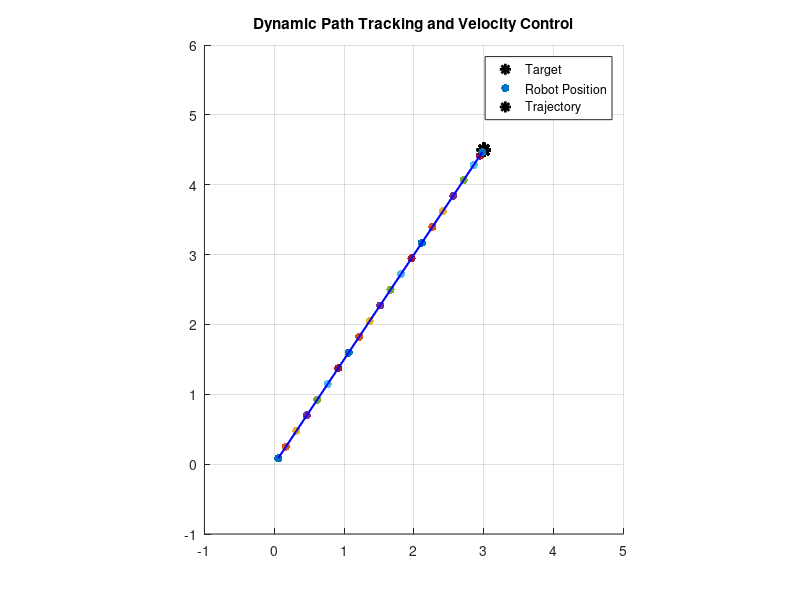

MATLAB code to generate this figure:
function main()
    % 初始化参数
    state = [0, 0]; % [x, y]
    original_target_pos = [3, 4.5]; % 原始目标位置
    time_step = 0.1; % 时间步长
    max_steps = 100; % 最大步数
    max_acc = 10; % 最大加速度
    max_v = 2.7; % 最大线速度
    prediction_horizon = 10; % 预测时域长度
    threshold = 0.1; % 误差阈值

    % 绘图初始化
    figure;
    hold on;
    grid on;
    axis([-1, 5, -1, 6]); % 设置坐标范围
    axis equal;

    % 存储轨迹
    trajectory = [];

    % 路径规划相关变量
    is_path_planned = false;
    path_points = [];
    current_path_index = 0;
    previous_velocity = [0, 0]; % 前一个时间步的速度

    % 控制循环
    for step = 1:max_steps
        % 绘制目标点
        plot(original_target_pos(1), original_target_pos(2), 'k*', 'MarkerSize', 10, 'LineWidth', 2);

        % 调用路径规划和MPC控制
        [current_target, path_points, current_path_index, is_path_planned] = ...
            updateControl(state, original_target_pos, is_path_planned, path_points, current_path_index);

        % 计算控制速度
        [vx, vy, previous_velocity] = computeMPC(state, current_target, time_step, max_v, max_acc, previous_velocity, prediction_horizon, threshold);

        % 状态更新
        state = state + [vx, vy] * time_step;

        % 存储轨迹
        trajectory = [trajectory; state];

        % 绘制当前状态
        scatter(state(1), state(2), 'filled');
        drawnow; % 更新图形
        pause(0.01); % 动画延时

        % 检查是否到达目标点
        if norm(state - original_target_pos) < 0.05
            disp('Target reached!');
            break;
        end
    end

    % 绘制最终轨迹
    plot(trajectory(:,1), trajectory(:,2), 'b-', 'LineWidth', 1.5);
    title('Dynamic Path Tracking and Velocity Control');
    legend('Target', 'Robot Position', 'Trajectory');
end

function [current_target, path_points, current_path_index, is_path_planned] = ...
    updateControl(state, original_target_pos, is_path_planned, path_points, current_path_index)
    % 路径规划逻辑
    if ~is_path_planned
        distance_to_original = norm(original_target_pos - state);
        if distance_to_original > 1.5
            [path_points, success] = rrt_planner(state, original_target_pos);
            if success
                current_path_index = 1;
                current_target = path_points(current_path_index, :);
                is_path_planned = true;
            else
                current_target = original_target_pos;
                is_path_planned = false;
            end
        else
            current_target = original_target_pos;
            is_path_planned = false;
        end
    else
        current_target = path_points(current_path_index, :);
        % 检查是否到达当前路径点
        distance_to_current = norm(state - current_target);
        if distance_to_current < 0.1
            current_path_index = current_path_index + 1;
            if current_path_index > size(path_points, 1)
                is_path_planned = false;
                current_target = original_target_pos;
            else
                current_target = path_points(current_path_index, :);
            end
        end
    end
end

function [vx, vy, previous_velocity] = computeMPC(state, current_target, time_step, max_v, max_acc, previous_velocity, prediction_horizon, threshold)
    % MPC 控制逻辑
    position_error = current_target - state;
    distance = norm(position_error);

    % 目标位置非常接近时的处理
    if distance < threshold
        desired_velocity = [0, 0];
        velocity_change = desired_velocity - previous_velocity;
        acceleration_norm = norm(velocity_change);
        if acceleration_norm > max_acc * time_step
            velocity_change = (velocity_change / acceleration_norm) * max_acc * time_step;
        end
        current_velocity = previous_velocity + velocity_change;
    else
        % 合成目标速度矢量
        v_target = (position_error / norm(position_error)) * min(distance / 0.2, max_v);
        velocity_change = v_target - previous_velocity;
        acceleration_norm = norm(velocity_change);
        if acceleration_norm > max_acc * time_step
            velocity_change = (velocity_change / acceleration_norm) * max_acc * time_step;
        end
        current_velocity = previous_velocity + velocity_change;
    end

    previous_velocity = current_velocity;
    vx = current_velocity(1);
    vy = current_velocity(2);
end

function [path_points, success] = rrt_planner(start_pos, target_pos)
    % RRT* 路径规划
    max_dist = 0.05;
    max_iter = 10;
    success = false;
    tree = struct('position', {}, 'parent', {}, 'cost', {}); % 初始化空结构体数组
    tree(1).position = start_pos; % 添加初始节点
    tree(1).parent = [];
    tree(1).cost = 0;

    for iter = 1:max_iter
        % 随机采样
        if rand() < 0.1
            random_point = target_pos;
        else
            random_point = [rand()*5, rand()*5]; % 假设地图范围为0-5
        end

        % 查找最近节点
        nearest_node_idx = findNearest(tree, random_point);
        nearest_node = tree(nearest_node_idx);

        % 生成新节点（传递 nearest_node_idx 参数）
        [new_node, is_goal] = generateNewNode(nearest_node, nearest_node_idx, random_point, max_dist, target_pos);

        if ~isempty(new_node)
            % 添加新节点到树
            new_node.parent = nearest_node_idx; % 存储父节点索引
            new_node.cost = nearest_node.cost + norm(new_node.position - nearest_node.position);
            tree(end+1) = new_node;
            
            % 优化附近节点
            tree = optimizeNearNodes(tree, new_node, max_dist);
            
            % 检查是否到达目标
            if is_goal
                success = true;
                break;
            end
        end
    end

    % 提取路径
    if success
        path_points = extractPath(tree, target_pos);
    else
        path_points = target_pos; % 直接返回目标点
    end
end

function idx = findNearest(tree, point)
    % 查找最近节点
    min_dist = inf;
    idx = 1;
    for i = 1:length(tree)
        node = tree(i);
        dist = norm(node.position - point);
        if dist < min_dist
            min_dist = dist;
            idx = i;
        end
    end
end

function [new_node, is_goal] = generateNewNode(nearest_node, nearest_node_idx, random_point, max_dist, target_pos) % 添加参数
    % 生成新节点
    new_node = [];
    is_goal = false;
    dir = random_point - nearest_node.position;
    dist = norm(dir);
    
    if dist < 1e-6
        return;
    end
    
    dir = dir / dist;
    new_pos = nearest_node.position + dir * min(max_dist, dist);
    
    % 检查是否接近目标（使用传递的 nearest_node_idx）
    if norm(new_pos - target_pos) < 0.2
        new_node.position = target_pos;
        new_node.parent = nearest_node_idx; % 使用参数中的索引
        new_node.cost = nearest_node.cost + norm(new_pos - nearest_node.position);
        is_goal = true;
    else
        new_node.position = new_pos;
        new_node.parent = nearest_node_idx; % 使用参数中的索引
        new_node.cost = nearest_node.cost + norm(new_pos - nearest_node.position);
    end
end

function tree = optimizeNearNodes(tree, new_node, max_dist)
    % 优化附近节点（修正索引错误）
    radius = 0.5;
    new_idx = length(tree); % 新节点的正确索引
    
    for i = 1:new_idx-1 % 遍历除新节点外的所有节点
        node = tree(i);
        if norm(node.position - new_node.position) < radius
            tentative_cost = new_node.cost + norm(node.position - new_node.position);
            if tentative_cost < node.cost
                node.parent = new_idx; % 设置为新节点的索引
                node.cost = tentative_cost;
                tree(i) = node;
            end
        end
    end
end

function path_points = extractPath(tree, target_pos)
    % 提取路径（添加越界保护）
    goal_idx = find(arrayfun(@(n) norm(n.position - target_pos) < 0.2, tree), 1, 'last');
    if isempty(goal_idx)
        path_points = target_pos;
        return;
    end
    
    path = [];
    current_idx = goal_idx;
    while ~isempty(current_idx) && ~isempty(tree(current_idx).parent)
        path = [tree(current_idx).position; path];
        current_idx = tree(current_idx).parent;
    end
    path = [tree(1).position; path]; % 确保包含起始点
    
    path_points = path;
end